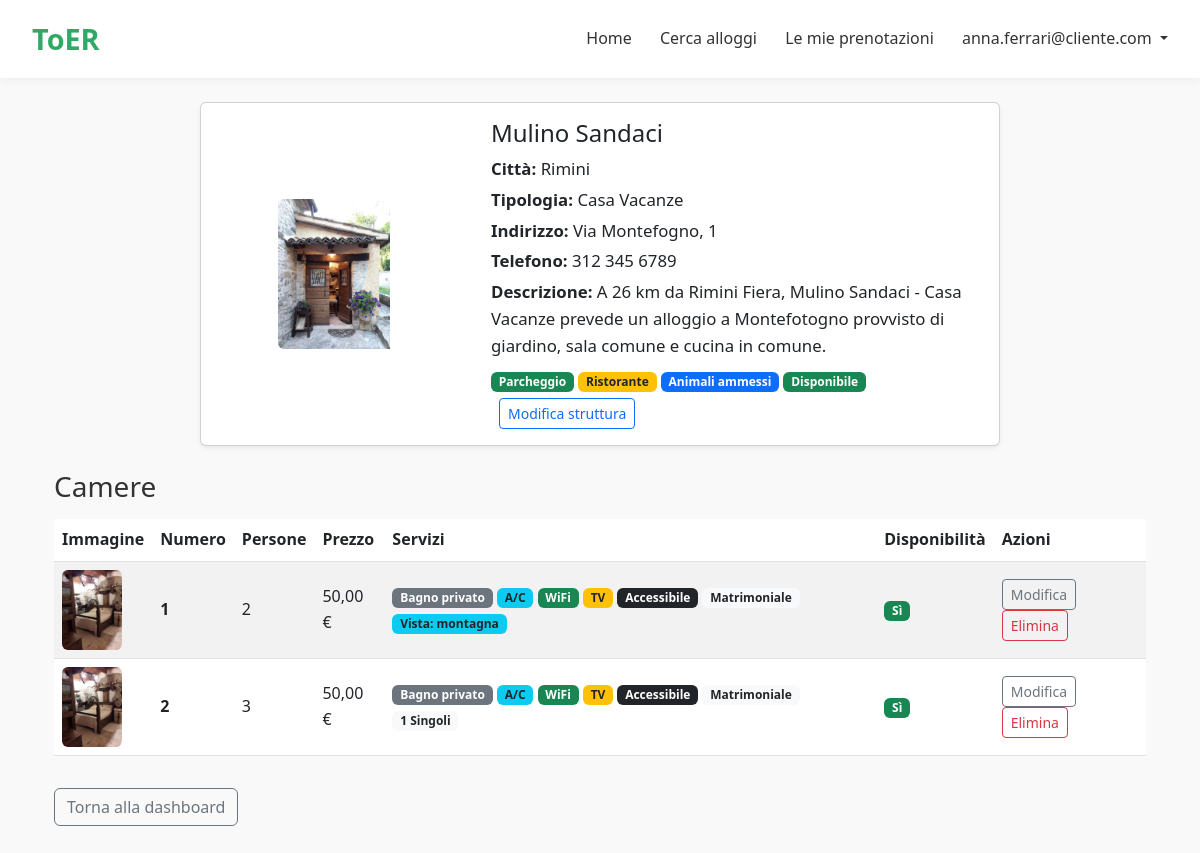
The app's page /account/strutture/1/ (signed in) with its own data.
### account/models.py (models this page shows, shortened)
class User(AbstractUser):
    class UserType(models.TextChoices):
        ADMIN = 'ADMIN', _('Admin')
        GESTORE = 'GESTORE', _('Gestore')
        CLIENTE = 'CLIENTE', _('Cliente')
    username = None
    first_name = None
    last_name = None
    email = models.EmailField(_('email address'), unique=True)
    user_type = models.CharField(
        max_length=10,
        choices=UserType.choices,
        default=UserType.CLIENTE,
        help_text=_('Specifica se l\'utente è un gestore o un cliente'),
    )
    nome = models.CharField(max_length=100, blank=True)
    cognome = models.CharField(max_length=100, blank=True)
    telefono = models.CharField(max_length=20, blank=True)
    USERNAME_FIELD = 'email'
    REQUIRED_FIELDS = []
    objects = UserManager()
    def is_gestore(self):
        return self.user_type == self.UserType.GESTORE

class Struttura(models.Model):
    TIPI_STRUTTURA = [
        ('hotel', 'Hotel'),
        ('b&b', 'Bed & Breakfast'),
        ('casa_vacanze', 'Casa Vacanze'),
        ('ostello', 'Ostello'),
    ]
    gestore = models.ForeignKey(GestoreProfile, on_delete=models.CASCADE, related_name='strutture')
    nome = models.CharField(max_length=200)
    descrizione = models.TextField()
    indirizzo = models.CharField(max_length=250)
    def struttura_image_upload_path(instance, filename):
        struttura_nome = instance.nome.replace(" ", "_")
        return f"strutture/{struttura_nome}/{filename}"
    immagine = models.ImageField(upload_to=struttura_image_upload_path, blank=True, null=True)
    disponibilita = models.BooleanField(default=True)
    tipologia = models.CharField(max_length=30, choices=TIPI_STRUTTURA, default='hotel')
    parcheggio = models.BooleanField(default=False)
    piscina = models.BooleanField(default=False)
    ristorante = models.BooleanField(default=False)
    animali_ammessi = models.BooleanField(default=False)
    citta = models.CharField(max_length=100, blank=True)
    telefono = models.CharField(max_length=20, blank=True)
    numero_camere = models.PositiveIntegerField(default=1)

class Camera(models.Model):
    struttura = models.ForeignKey(Struttura, on_delete=models.CASCADE, related_name='camere')
    numero_camera = models.PositiveIntegerField(default=1)
    prezzo_per_notte = models.DecimalField(max_digits=7, decimal_places=2, default=50.00)
    def camera_image_upload_path(instance, filename):
        struttura_nome = instance.struttura.nome.replace(" ", "_")
        camera_nome = f"camera_{instance.numero_camera}"
        return f"strutture/camere/{struttura_nome}/{camera_nome}/{filename}"
    immagine = models.ImageField(upload_to=camera_image_upload_path, blank=True, null=True)
    disponibilita = models.BooleanField(default=True)
    numero_persone = models.PositiveIntegerField()
    descrizione = models.TextField(blank=True)
    bagno_privato = models.BooleanField(default=True)
    aria_condizionata = models.BooleanField(default=False)
    wifi = models.BooleanField(default=True)
    tv = models.BooleanField(default=False)
    balcone = models.BooleanField(default=False)
    vista = models.CharField(max_length=100, blank=True, help_text="Es: mare, montagna, città")
    letto_matrimoniale = models.BooleanField(default=False)
    letti_singoli = models.PositiveIntegerField(default=0)
    accessibile_disabili = models.BooleanField(default=False)

### account/views.py (the view)
# urls.py: path('strutture/<int:pk>/', views.dettaglio_struttura, name='dettaglio_struttura'),
@login_required
def dettaglio_struttura(request, pk):
    struttura = get_object_or_404(Struttura, pk=pk)
    camere = struttura.camere.all()
    return render(request, 'account/dettaglio_struttura.html', {
        'struttura': struttura,
        'camere': camere,
    })

### account/templates/account/dettaglio_struttura.html (shortened to what this page needs)
{% extends 'home.html' %}
{% block content %}
<div class="container mt-4">
  <div class="card mb-4 shadow-sm" style="max-width: 800px; margin: 0 auto;">
    <div class="row g-0">
      <div class="col-md-4 d-flex align-items-center justify-content-center">
        {% if struttura.immagine %}
          <img src="{{ struttura.immagine.url }}" class="img-fluid rounded-start" alt="Immagine struttura" style="max-height:150px; object-fit:cover;">
        {% else %}
          <img src="https://via.placeholder.com/200x150?text=Nessuna+Immagine" class="img-fluid rounded-start" alt="Nessuna immagine" style="max-height:150px; object-fit:cover;">
        {% endif %}
      </div>
      <div class="col-md-8">
        <div class="card-body py-3 px-4">
          <h4 class="card-title mb-2" style="font-size:1.5rem;">{{ struttura.nome }}</h4>
          <p class="card-text mb-1" style="font-size:1.05rem;"><strong>Città:</strong> {{ struttura.citta }}</p>
          <p class="card-text mb-1" style="font-size:1.05rem;"><strong>Tipologia:</strong> {{ struttura.get_tipologia_display }}</p>
          <p class="card-text mb-1" style="font-size:1.05rem;"><strong>Indirizzo:</strong> {{ struttura.indirizzo }}</p>
          <p class="card-text mb-1" style="font-size:1.05rem;"><strong>Telefono:</strong> {{ struttura.telefono }}</p>
          <p class="card-text mb-2" style="font-size:1.05rem;"><strong>Descrizione:</strong> {{ struttura.descrizione }}</p>
          <div class="mb-1">
            {% if struttura.parcheggio %}<span class="badge bg-success">Parcheggio</span>{% endif %}
            {% if struttura.ristorante %}<span class="badge bg-warning text-dark">Ristorante</span>{% endif %}
            {% if struttura.animali_ammessi %}<span class="badge bg-primary">Animali ammessi</span>{% endif %}
            {% if struttura.disponibilita %}<span class="badge bg-success">Disponibile</span>{% else %}<span class="badge bg-danger">Non disponibile</span>{% endif %}
          </div>
            <a href="{% url 'account:modifica_struttura' struttura.id %}" class="btn btn-sm btn-outline-primary ms-2" >
                 Modifica struttura
            </a>
        </div>
      </div>
    </div>
  </div>
  <h3 class="mb-3">Camere</h3>
  <div class="table-responsive">
    <table class="table table-striped align-middle">
      <thead>
        <tr>
          <th>Immagine</th>
          <th>Numero</th>
          <th>Persone</th>
          <th>Prezzo</th>
          <th>Servizi</th>
          <th>Disponibilità</th>
          <th>Azioni</th>
        </tr>
      </thead>
      <tbody>
        {% for camera in camere %}
        <tr>
          <td>
            {% if camera.immagine %}
              <img src="{{ camera.immagine.url }}" alt="Immagine camera" style="width:60px; border-radius:6px;">
            {% else %}
              <img src="https://via.placeholder.com/60x40?text=No+Img" alt="Nessuna immagine" style="width:60px; border-radius:6px;">
            {% endif %}
          </td>
          <td><strong>{{ camera.numero_camera }}</strong></td>
          <td>{{ camera.numero_persone }}</td>
          <td>{{ camera.prezzo_per_notte }} €</td>
          <td>
            {% if camera.bagno_privato %}<span class="badge bg-secondary">Bagno privato</span>{% endif %}
            {% if camera.aria_condizionata %}<span class="badge bg-info text-dark">A/C</span>{% endif %}
            {% if camera.wifi %}<span class="badge bg-success">WiFi</span>{% endif %}
            {% if camera.tv %}<span class="badge bg-warning text-dark">TV</span>{% endif %}
            {% if camera.accessibile_disabili %}<span class="badge bg-dark">Accessibile</span>{% endif %}
            {% if camera.letto_matrimoniale %}<span class="badge bg-light text-dark">Matrimoniale</span>{% endif %}
            {% if camera.letti_singoli > 0 %}<span class="badge bg-light text-dark">{{ camera.letti_singoli }} Singoli</span>{% endif %}
            {% if camera.vista %}<span class="badge bg-info text-dark">Vista: {{ camera.vista }}</span>{% endif %}
          </td>
          <td>
            {% if camera.disponibilita %}
              <span class="badge bg-success">Sì</span>
            {% else %}
              <span class="badge bg-danger">No</span>
            {% endif %}
          </td>
          <td>
            <a href="{% url 'account:modifica_camera' camera.id %}" class="btn btn-sm btn-outline-secondary">
               Modifica
            </a>
            <form method="post" action="{% url 'account:elimina_camera' camera.id %}" style="display:inline;">
              <button type="submit" class="btn btn-sm btn-outline-danger" onclick="return confirm('Eliminare questa camera?');">
                 Elimina
              </button>
            </form>
          </td>
        </tr>
        {% empty %}
        <tr>
          <td colspan="7" class="text-center">Nessuna camera inserita.</td>
        </tr>
        {% endfor %}
      </tbody>
    </table>
  </div>
  <a href="{% url 'account:dashboard_gestore' %}" class="btn btn-outline-secondary mt-3">Torna alla dashboard</a>
</div>
{% endblock %}

### toER/templates/home.html (shortened to what this page needs)
<!DOCTYPE html>
<html lang="it">
<head>
    <link href="https://cdn.jsdelivr.net/npm/bootstrap@5.3.0-alpha1/dist/css/bootstrap.min.css" rel="stylesheet">
</head>
<body>
    <header>
        <div class="logo">
            <a href="{% url 'home' %}" style="text-decoration: none; color: inherit;">ToER</a>
        </div>
        <nav>
            <a href="{% url 'home' %}">Home</a>
            <a href="{% url 'ricerca:ricerca_strutture' %}">Cerca alloggi</a>
            {% if user.is_authenticated %}
                {% if user.is_gestore %}
                    <a href="{% url 'account:dashboard_gestore' %}">Dashboard Gestore</a>
                {% else %}
                    <a href="{% url 'prenotazioni:lista_prenotazioni' %}">Le mie prenotazioni</a>
                {% endif %}
                <div class="dropdown" style="display: inline-block;">
                    <a href="#" class="dropdown-toggle" id="navbarDropdown" role="button" data-bs-toggle="dropdown" aria-expanded="false">
                        {{ user.email }}
                    </a>
                </div>
            {% else %}
                <a href="{% url 'account:login' %}">Accedi</a>
                <a href="{% url 'account:register' %}" class="btn btn-search">Registrati</a>
            {% endif %}
        </nav>
    </header>
    <div class="container mt-4">
        {% block content %}{% endblock %}
    </div>
</body>
</html>

### toER/templates/home.html (style rules this page uses)
* { margin: 0; padding: 0; box-sizing: border-box; }
body { font-family: "Segoe UI", sans-serif; line-height: 1.6; background: #f9f9f9; color: #333; min-height: 100vh; position: relative; padding-bottom: 60px; }
header { background-color: #ffffff; padding: 1rem 2rem; display: flex; justify-content: space-between; align-items: center; box-shadow: 0 2px 8px rgba(0, 0, 0, 0.05); }
.logo { font-size: 1.8rem; font-weight: bold; color: #32a866; }
nav a { margin-left: 1.5rem; text-decoration: none; color: #333; font-weight: 500; }

### records on screen
User: email "anna.ferrari@cliente.com"
Struttura: immagine (picture), nome "Mulino Sandaci", citta "Rimini", tipologia "Casa Vacanze", indirizzo "Via Montefogno, 1", telefono "312 345 6789", descrizione "A 26 km da Rimini Fiera, Mulino Sandaci - Casa Vacanze prevede un alloggio a Montefotogno provvisto di giardino, sala comune e cucina in comune."
Camera: immagine (picture), numero_camera "1", numero_persone "2", prezzo_per_notte "50,00", bagno_privato "Bagno privato", aria_condizionata "A/C", wifi "WiFi", tv "TV", accessibile_disabili "Accessibile", letto_matrimoniale "Matrimoniale", vista "montagna", disponibilita "Sì"
Camera: immagine (picture), numero_camera "2", numero_persone "3", prezzo_per_notte "50,00", bagno_privato "Bagno privato", aria_condizionata "A/C", wifi "WiFi", tv "TV", accessibile_disabili "Accessibile", letto_matrimoniale "Matrimoniale", letti_singoli "1", disponibilita "Sì"
